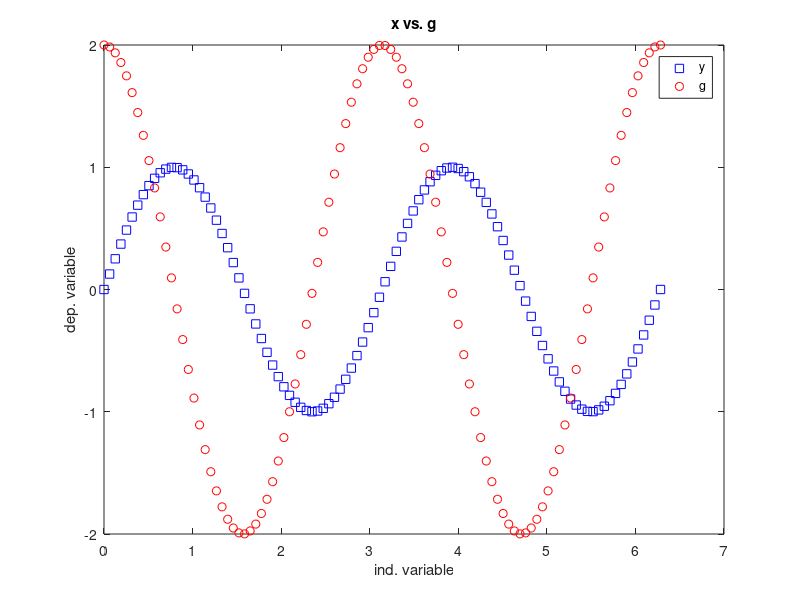

Write MATLAB code to recreate this figure.
% Made by: Zakary Steenhoek on 9.29.22

close all
clear global
clc

x=linspace(0,2*pi,100);
y=sin(2*x);
g=2*cos(2*x);
plot(x,y,'bs',x,g,'ro');
title('x vs. g');
xlabel('ind. variable');
ylabel('dep. variable');
legend('y','g');
